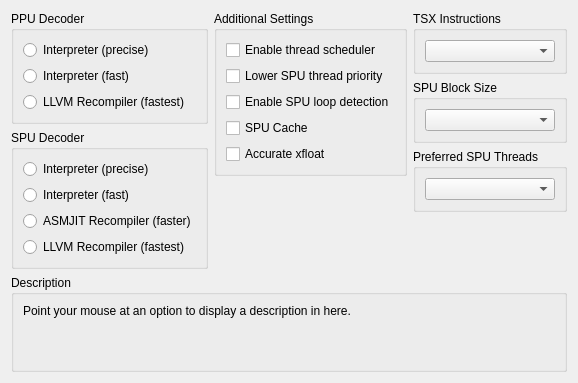
     <widget class="QWidget" name="coreTab">
      <attribute name="title">
       <string>CPU</string>
      </attribute>
      <layout class="QVBoxLayout" name="coreTabLayout">
       <item>
        <layout class="QHBoxLayout" name="coreTabItemLayout" stretch="1,1,1">
         <item>
          <layout class="QVBoxLayout" name="coreTabLeftLayout">
           <item>
            <widget class="QGroupBox" name="gb_ppu">
             <property name="title">
              <string>PPU Decoder</string>
             </property>
             <layout class="QVBoxLayout" name="ppu_layout">
              <item>
               <widget class="QRadioButton" name="ppu_precise">
                <property name="text">
                 <string notr="true">Interpreter (precise)</string>
                </property>
               </widget>
              </item>
              <item>
               <widget class="QRadioButton" name="ppu_fast">
                <property name="text">
                 <string notr="true">Interpreter (fast)</string>
                </property>
               </widget>
              </item>
              <item>
               <widget class="QRadioButton" name="ppu_llvm">
                <property name="text">
                 <string notr="true">LLVM Recompiler (fastest)</string>
                </property>
               </widget>
              </item>
             </layout>
            </widget>
           </item>
           <item>
            <widget class="QGroupBox" name="gb_spu">
             <property name="title">
              <string>SPU Decoder</string>
             </property>
             <layout class="QVBoxLayout" name="spu_layout">
              <item>
               <widget class="QRadioButton" name="spu_precise">
                <property name="text">
                 <string notr="true">Interpreter (precise)</string>
                </property>
               </widget>
              </item>
              <item>
               <widget class="QRadioButton" name="spu_fast">
                <property name="text">
                 <string notr="true">Interpreter (fast)</string>
                </property>
               </widget>
              </item>
              <item>
               <widget class="QRadioButton" name="spu_asmjit">
                <property name="text">
                 <string notr="true">ASMJIT Recompiler (faster)</string>
                </property>
               </widget>
              </item>
              <item>
               <widget class="QRadioButton" name="spu_llvm">
                <property name="text">
                 <string notr="true">LLVM Recompiler (fastest)</string>
                </property>
               </widget>
              </item>
             </layout>
            </widget>
           </item>
           <item>
            <spacer name="coreTabLeftLayoutSpacer">
             <property name="orientation">
              <enum>Qt::Vertical</enum>
             </property>
             <property name="sizeType">
              <enum>QSizePolicy::MinimumExpanding</enum>
             </property>
             <property name="sizeHint" stdset="0">
              <size>
               <width>0</width>
               <height>0</height>
              </size>
             </property>
            </spacer>
           </item>
          </layout>
         </item>
         <item>
          <layout class="QVBoxLayout" name="coreTabMiddleLayout">
           <item>
            <widget class="QGroupBox" name="checkboxes">
             <property name="title">
              <string>Additional Settings</string>
             </property>
             <layout class="QVBoxLayout" name="checkboxes_layout">
              <item>
               <widget class="QCheckBox" name="enableScheduler">
                <property name="text">
                 <string>Enable thread scheduler</string>
                </property>
               </widget>
              </item>
              <item>
               <widget class="QCheckBox" name="lowerSPUThrPrio">
                <property name="text">
                 <string>Lower SPU thread priority</string>
                </property>
               </widget>
              </item>
              <item>
               <widget class="QCheckBox" name="spuLoopDetection">
                <property name="text">
                 <string>Enable SPU loop detection</string>
                </property>
               </widget>
              </item>
              <item>
               <widget class="QCheckBox" name="spuCache">
                <property name="text">
                 <string>SPU Cache</string>
                </property>
               </widget>
              </item>
              <item>
               <widget class="QCheckBox" name="accurateXFloat">
                <property name="text">
                 <string>Accurate xfloat</string>
                </property>
               </widget>
              </item>
             </layout>
            </widget>
           </item>
           <item>
            <spacer name="coreTabMiddleLayoutSpacer">
             <property name="orientation">
              <enum>Qt::Vertical</enum>
             </property>
             <property name="sizeType">
              <enum>QSizePolicy::MinimumExpanding</enum>
             </property>
             <property name="sizeHint" stdset="0">
              <size>
               <width>0</width>
               <height>0</height>
              </size>
             </property>
            </spacer>
           </item>
          </layout>
         </item>
         <item>
          <layout class="QVBoxLayout" name="coreTabRightLayout" stretch="0,0,0,0">
           <item>
            <widget class="QGroupBox" name="gb_tsx">
             <property name="sizePolicy">
              <sizepolicy hsizetype="Preferred" vsizetype="Minimum">
               <horstretch>0</horstretch>
               <verstretch>0</verstretch>
              </sizepolicy>
             </property>
             <property name="title">
              <string>TSX Instructions</string>
             </property>
             <layout class="QVBoxLayout" name="gb_tsx_layout">
              <item>
               <widget class="QComboBox" name="enableTSX"/>
              </item>
             </layout>
            </widget>
           </item>
           <item>
            <widget class="QGroupBox" name="gb_spuBlockSize">
             <property name="sizePolicy">
              <sizepolicy hsizetype="Preferred" vsizetype="Minimum">
               <horstretch>0</horstretch>
               <verstretch>0</verstretch>
              </sizepolicy>
             </property>
             <property name="title">
              <string>SPU Block Size</string>
             </property>
             <layout class="QVBoxLayout" name="gb_spuBlockSize_layout">
              <item>
               <widget class="QComboBox" name="spuBlockSize"/>
              </item>
             </layout>
            </widget>
           </item>
           <item>
            <widget class="QGroupBox" name="gb_spu_threads">
             <property name="sizePolicy">
              <sizepolicy hsizetype="Preferred" vsizetype="Minimum">
               <horstretch>0</horstretch>
               <verstretch>0</verstretch>
              </sizepolicy>
             </property>
             <property name="title">
              <string>Preferred SPU Threads</string>
             </property>
             <layout class="QVBoxLayout" name="gb_spu_threads_layout">
              <item>
               <widget class="QComboBox" name="preferredSPUThreads"/>
              </item>
             </layout>
            </widget>
           </item>
           <item>
            <spacer name="coreTabRightLayoutSpacer">
             <property name="orientation">
              <enum>Qt::Vertical</enum>
             </property>
             <property name="sizeType">
              <enum>QSizePolicy::MinimumExpanding</enum>
             </property>
             <property name="sizeHint" stdset="0">
              <size>
               <width>0</width>
               <height>0</height>
              </size>
             </property>
            </spacer>
           </item>
          </layout>
         </item>
        </layout>
       </item>
       <item>
        <spacer name="coreTabSpacer">
         <property name="orientation">
          <enum>Qt::Vertical</enum>
         </property>
         <property name="sizeType">
          <enum>QSizePolicy::MinimumExpanding</enum>
         </property>
         <property name="sizeHint" stdset="0">
          <size>
           <width>0</width>
           <height>0</height>
          </size>
         </property>
        </spacer>
       </item>
       <item>
        <widget class="QGroupBox" name="gb_description_cpu">
         <property name="title">
          <string>Description</string>
         </property>
         <layout class="QVBoxLayout" name="gb_description_cpu_layout">
          <item>
           <widget class="QLabel" name="description_cpu">
            <property name="text">
             <string>Point your mouse at an option to display a description in here.


</string>
            </property>
            <property name="textFormat">
             <enum>Qt::PlainText</enum>
            </property>
            <property name="alignment">
             <set>Qt::AlignLeading|Qt::AlignLeft|Qt::AlignTop</set>
            </property>
            <property name="wordWrap">
             <bool>true</bool>
            </property>
           </widget>
          </item>
         </layout>
        </widget>
       </item>
      </layout>
     </widget>
